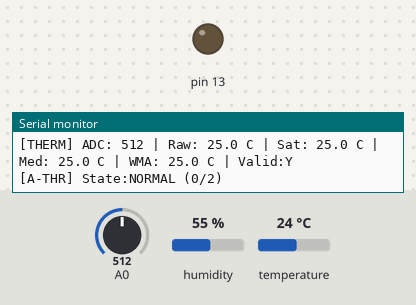
Bench run of a program on a simulated Arduino Mega 2560, built with avr-gcc and run on an emulated ATmega2560. Parts: output pins drawn as LEDs (lit = HIGH), the last lines printed to the serial monitor. The inputs (shaded band) are chosen by the test bench; at power-on: temperature 24 °C, A0 = 512, humidity 55 %.

Above: at 1.3 s.
1.4 s: temperature set to 28 °C
At 2.1 s:
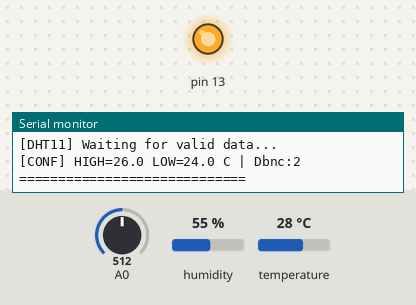
5.6 s: temperature set to 25 °C
7.4 s: temperature set to 22 °C
At 8.4 s:
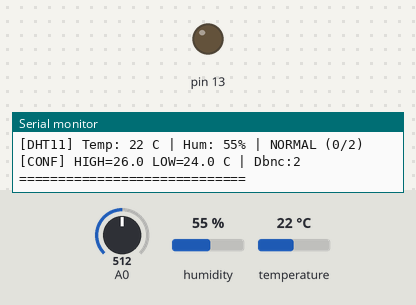
10.2 s: temperature set to 33 °C
At 11.3 s:
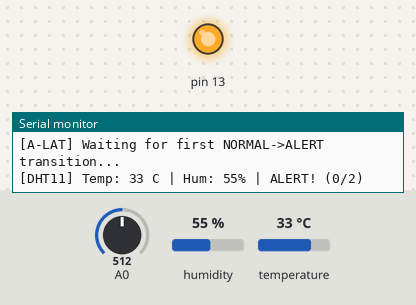
Timing chart, 0 to 13.2 s (numbered marks = the images above; inputs shaded):
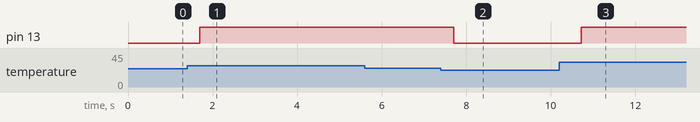

Measured:
- the behaviour switches between 26 and 27 °C on temperature (found by bisection; images 0 and 1)
- the behaviour switches between 24 and 23 °C on temperature (found by bisection; images 1 and 2)
- after the input at 1.4 s, pin 13: LOW → HIGH after 0.30 s
- after the input at 7.4 s, pin 13: HIGH → LOW after 0.31 s
- after the input at 10.2 s, pin 13: LOW → HIGH after 0.52 s

The program:

main.cpp
```cpp
#include <Arduino.h>
#include <stdio.h>
#include <avr/pgmspace.h>
#include "UartStdio.h"
#include "Signals.h"
#include "Tasks.h"
#include "Config.h"
#include <task.h>

void setup()
{
    UartStdio::init(SERIAL_BAUD_RATE);

    printf_P(PSTR("[INIT] Lab6 - Sensor Monitoring System\n"));
    printf_P(PSTR("[INIT] Sensors: NTC Thermistor (A0) + DHT11 (D7)\n"));

    Tasks::initHardware();
    Signals_init();

    if (!Signals_isReady())
    {
        printf_P(PSTR("[ERR] Sync objects failed\n"));
        for (;;) { ; }
    }

    printf_P(PSTR("[INIT] Creating tasks...\n"));

    if (!Tasks::createAll())
    {
        printf_P(PSTR("[ERR] Task creation failed\n"));
        for (;;) { ; }
    }

    printf_P(PSTR("[INIT] System ready, scheduler starting\n"));
}

void loop() { }

extern "C" void vApplicationStackOverflowHook(TaskHandle_t xTask, char *pcTaskName)
{
    (void)xTask;
    printf_P(PSTR("[FATAL] Stack overflow in task: %s\n"), pcTaskName ? pcTaskName : "unknown");
    pinMode(PIN_LED_ALERT, OUTPUT);
    for (;;) {
        digitalWrite(PIN_LED_ALERT, HIGH);
        delay(120);
        digitalWrite(PIN_LED_ALERT, LOW);
        delay(120);
    }
}

extern "C" void vApplicationMallocFailedHook(void)
{
    printf_P(PSTR("[FATAL] Malloc failed\n"));
    pinMode(PIN_LED_ALERT, OUTPUT);
    for (;;) {
        digitalWrite(PIN_LED_ALERT, HIGH);
        delay(350);
        digitalWrite(PIN_LED_ALERT, LOW);
        delay(350);
    }
}
```
